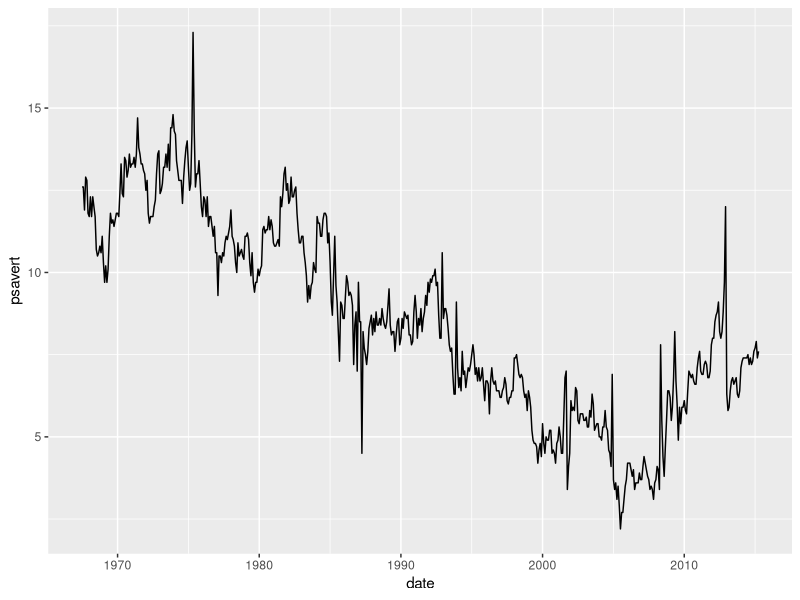
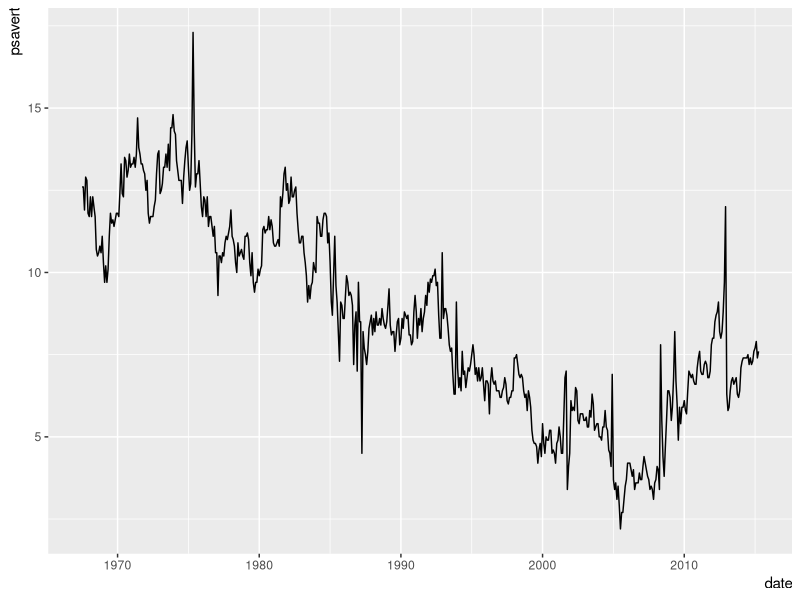
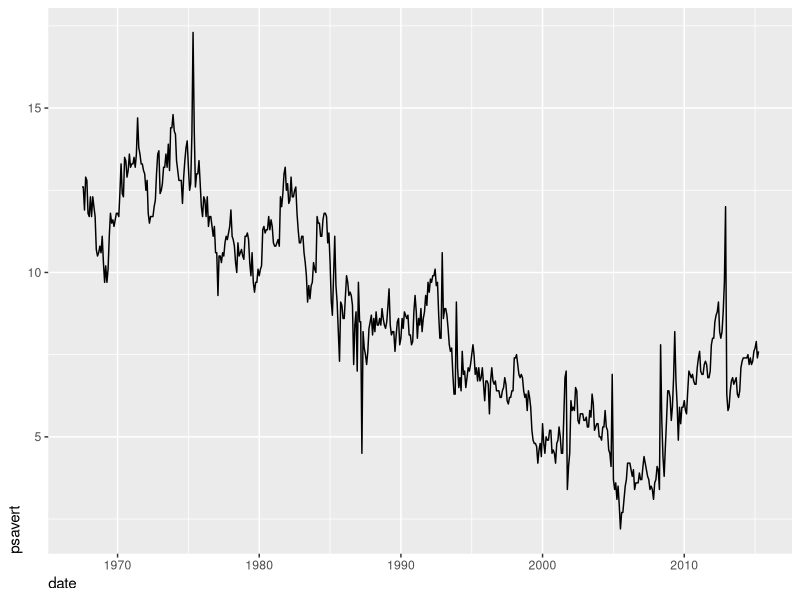

Here is the R script that generated these plots, in order:
# ggplot Axes texts 

# -------------------------------------------------------------------------

library(ggplot2)

base <- ggplot(economics, aes(date, psavert)) +
  geom_line(na.rm = TRUE) 

# -------------------------------------------------------------------------

# The default Axes Text position 
base + theme(axis.title.y = element_text( hjust = .5), axis.title.x = element_text( hjust = .5))

# move it up to the right side
base + theme(axis.title.y = element_text( hjust = 1), axis.title.x = element_text( hjust = 1))


# -------------------------------------------------------------------------

# move it up to the left side
base + theme(axis.title.y = element_text( hjust = 0), axis.title.x = element_text( hjust = 0))
